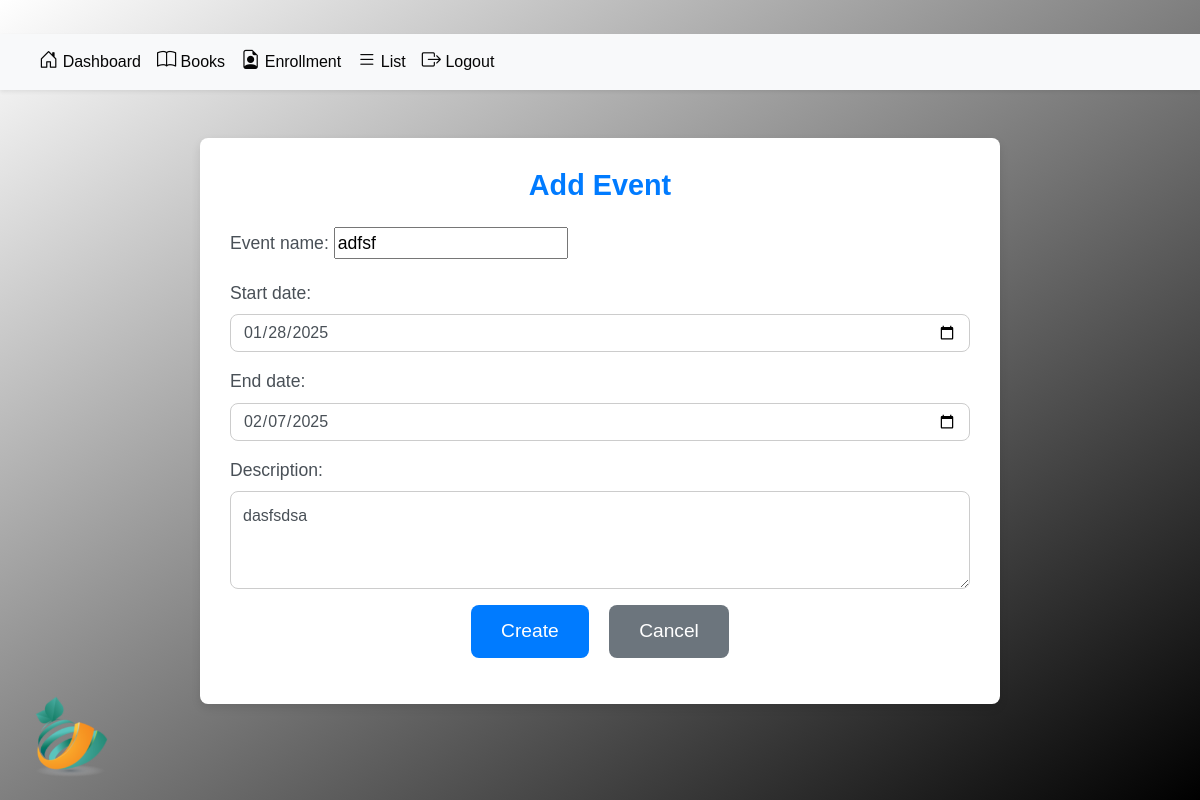
Screenshot of /calendar_event/7/edit/ with the database file from the repository.
### app/models.py (models this page shows, shortened)
class CalendarEvent(models.Model):
    event_name = models.CharField(max_length=255)
    start_date = models.DateField()
    end_date = models.DateField()
    description = models.TextField(blank=True, null=True)

### app/views.py (the view)
# urls.py: path('calendar_event/<int:pk>/edit/', CalendarEventUpdateView.as_view(), name='calendar_event_update'),
class CalendarEventUpdateView(UpdateView):
    model = CalendarEvent
    form_class = CalendarEventForm
    template_name = 'app/calendar_event_update.html'
    success_url = reverse_lazy('calendar_event')

### app/forms.py
class CalendarEventForm(forms.ModelForm):
    class Meta:
        model = AcademicEvent
        fields = '__all__'
        widgets = {
        }

### app/templates/app/calendar_event_update.html (shortened to what this page needs)
{% load static %}
{% block content %}
<head>
    <link href="https://cdn.jsdelivr.net/npm/bootstrap-icons/font/bootstrap-icons.css" rel="stylesheet">
    <link href="https://stackpath.bootstrapcdn.com/bootstrap/4.5.2/css/bootstrap.min.css" rel="stylesheet">
    <link href="{% static 'css/base.css' %}" rel="stylesheet">
</head>
<div class="text-center my-4">
    <img class="mylogo img-fluid" src="{% static 'images/logo.png' %}" alt="Logo">
</div>
{% include 'app/adminbar.html' %}
<div class="container my-5">
    <h3 class="section-title text-primary text-center mb-4">
        {% if calendar_event %}Edit{% else %}Add{% endif %} Event
    </h3>
    <form method="POST">
        {{ form.as_p }}
        <div class="text-center">
            <button type="submit" class="btn btn-primary btn-lg">
                {% if calendar_event %}Update{% else %}Create{% endif %}
            </button>
            <a href="{% url 'calendar_event' %}" class="btn btn-secondary btn-lg ml-3">
                Cancel
            </a>
        </div>
    </form>
</div>
{% endblock content %}

### static/css/base.css (style rules this page uses)
.section-title { color: #ffffff; font-weight: bold; font-size: 1.5rem; margin-bottom: 15px; }
.container { background-color: rgb(255, 255, 255); border-radius: 10px; box-shadow: 0 4px 10px rgba(255, 255, 255, 0.2); padding: 20px; margin-top: 20px; }
.btn-primary { background-color: #939393; border: none; box-shadow: 0 4px 6px rgba(255, 255, 255, 0.2); color: white; }
.form-control, .form-select { border: 1px solid #ccc; box-shadow: 0 4px 6px rgba(255, 255, 255, 0.2); }
.mylogo { width: 100px; height: auto; position: fixed; bottom: 20px; left: 20px; z-index: 999; }
.btn-primary { background-color: navy; border: none; }
.btn { border-radius: 8px; }
.form-control, .form-select { border-radius: 8px; padding: 12px; }
.section-title { font-weight: 600; font-size: 1.5rem; color: navy; }
.btn { border-radius: 8px; font-weight: 500; }

### app/templates/app/calendar_event_update.html (style rules this page uses)
.text-primary { font-weight: 600; color: #007bff; }
.section-title { font-weight: 600; font-size: 1.8rem; }
.btn-lg { font-size: 1.2rem; padding: 12px 30px; border-radius: 8px; font-weight: 500; }
.btn-primary { background-color: #007bff; color: white; border: none; }
.btn-secondary { background-color: #6c757d; color: white; border: none; }
.container { background-color: #fff; padding: 30px; border-radius: 8px; box-shadow: 0 4px 10px rgba(0, 0, 0, 0.1); max-width: 800px; margin: auto; }
.mylogo { max-width: 200px; }
p { font-size: 1.1rem; color: #495057; }
.mb-4 { margin-bottom: 1.5rem; }
.ml-3 { margin-left: 15px; }
.text-center { text-align: center; }

### rows the page displays
CalendarEvent: event_name "adfsf", start_date "01/28/2025", end_date "02/07/2025", description "dasfsdsa"
